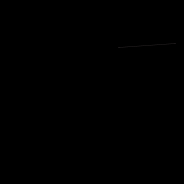
Frame 1 (no input)
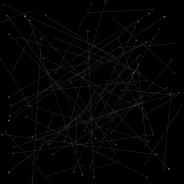
Frame 60 (the mouse pressed at the canvas centre just before this capture)
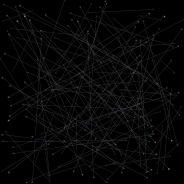
Frame 120 (the mouse held since frame 60 and released just before this capture)

The Processing sketch that drew these frames (run headless with seeded random() and noise(); from frame 60 on, the mouse is pressed at the canvas centre):

// Processing sketch: processing_183597
// ── processing_183597.pde

float a;
float b;
float c;
float d;
float cc;  
int x = 0; 
int toggle = 0; 
float mousePosX1 = 0;
float mousePosY1 = 0;
float mousePosX2 = 184;
float mousePosY2 = 184;
float re;
float bl;
float gr;
int counter = 0; 

void setup() 
{
  size(184,184);
  background(0,0,0);
  textAlign(CENTER,CENTER); 
  
};

void draw() {
  fill(255,255,255);   
  text("press h for help",300,100);  
  keyboard();
  drawline(); 
  // toggle = toggle + 1; 
  //if (toggle >= 10000) {noLoop();}
}; 

void savef() {
  x = x + 1;
  save("drawline" + x);
} 

void keyPressed()
{  
  if (key == 's') {
    savef();  
    text("saved as drawline" + x + ".tif", width/2, height/2);
  };
  if (key == 'w') {
    background(0,0,0);  
    text("wiped", width/2, height/2 - 100); 
    counter = 0; 
  };
  if (key == 'c') {
     text("you have made" + counter + "random lines so far!", width/2, height/2); 
  }; 
} 



void keyboard() {
  if (key == 't') {
    mousePosX1 = mouseX;
    mousePosY1 = mouseY;
  }; 
  if (key == 'b') {
    mousePosX2 = mouseX;
    mousePosY2 = mouseY;
  };
  if (key == 'h') {text("press w to wipe and s to save the image to the computer",300,120);
  text("press or hold t to move the top left corner and b to move the bottom right corner",300,140);
}
}

float randomf(float PosA, float PosB) { 

  float randV = 0;
  if (PosB >= PosA) {
    randV = random(PosA, PosB);
  };
  if (PosA > PosB) {
    randV = random(PosB, PosA);
  }; 
  return randV;
} 

float mousePosf (float PosA, float PosB) { 

  float V = 0;
  if (PosB >= PosA) {
    V = PosB - PosA; 
  };
  if (PosA > PosB) {
    V = PosA - PosB; 
  }; 
  return V;
} 

void drawline() { 
  counter = counter + 1; 
  a =  randomf(mousePosX1, mousePosX2); 
  b =  randomf(mousePosY1, mousePosY2);
  c =  randomf(mousePosX1, mousePosX2); 
  d =  randomf(mousePosY1, mousePosY2);
  cc = sqrt(sq(c-a)+sq(d-b)) * (256.0/ (mousePosf(mousePosX1,mousePosX2) + mousePosf(mousePosY1,mousePosY2)  ));
  strokeWeight((mousePosf(mousePosX1,mousePosX2) + mousePosf(mousePosY1,mousePosY2))/(cc*20)); 
  re = cc + random(-5,5);
  bl = cc + random(-5,5);
  gr = cc + random(-5,5);
  fill(re,bl,gr);
  stroke(re,bl,gr); 
  ellipse(a,b,cc/100,cc/100); 
  ellipse(c,d,cc/100,cc/100); 
  line(a, b, c, d);
} 
